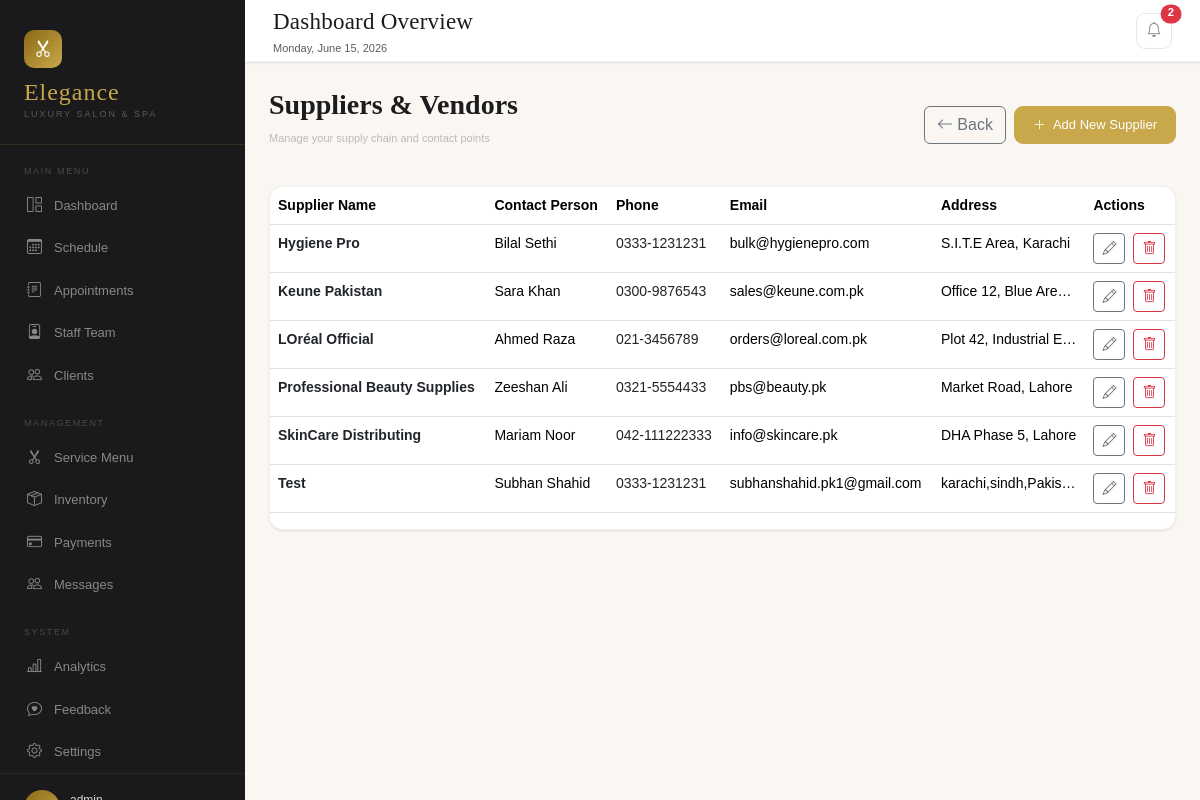
/dashboard/suppliers.php (signed in), run on the app's committed database.
### tables this page shows
CREATE TABLE `suppliers` (
  `id` int(11) NOT NULL,
  `supplier_name` varchar(255) NOT NULL,
  `contact_person` varchar(255) DEFAULT NULL,
  `email` varchar(255) DEFAULT NULL,
  `phone` varchar(20) DEFAULT NULL,
  `address` text DEFAULT NULL
);

### dashboard/suppliers.php (the view, shortened to what this page needs)
<?php
require_once '../includes/db.php';
$result = $conn->query("SELECT * FROM suppliers ORDER BY supplier_name ASC");
?>
<!DOCTYPE html>
<html lang="en">
<head>
    <link href="../assets/css/bootstrap.min.css" rel="stylesheet">
    <link href="https://cdn.jsdelivr.net/npm/bootstrap-icons@1.11.0/font/bootstrap-icons.css" rel="stylesheet">
    <link rel="stylesheet" href="../assets/css/dashboard.css">
</head>
<body>
    <?php include('../includes/sidebar.php'); ?>
    <div class="main-area">
        <?php include('../includes/topbar.php'); ?>
        <div class="content-area container-fluid px-3 px-md-4">
            <div class="row align-items-center mb-4">
                <div class="col-12 d-lg-flex justify-content-between align-items-center">
                    <div class="mb-3 mb-lg-0">
                        <h2 class="panel-title fs-3">Suppliers & Vendors</h2>
                        <p class="panel-subtitle">Manage your supply chain and contact points</p>
                    </div>
                    <div class="d-flex flex-wrap gap-2">
                        <a href="inventory.php" class="btn btn-outline-secondary flex-fill flex-md-grow-0">
                            <i class="bi bi-arrow-left"></i> Back
                        </a>
                        <button class="btn-gold flex-fill flex-md-grow-0" onclick="openModal('addSupplierModal')">
                            <i class="bi bi-plus-lg"></i> Add New Supplier
                        </button>
                    </div>
                </div>
            </div>
            <div class="panel">
                <div class="table-responsive">
                    <table class="table custom-table">
                        <thead>
                            <tr>
                                <th>Supplier Name</th>
                                <th class="d-none d-md-table-cell">Contact Person</th>
                                <th>Phone</th>
                                <th class="d-none d-lg-table-cell">Email</th>
                                <th class="d-none d-xl-table-cell">Address</th>
                                <th>Actions</th>
                            </tr>
                        </thead>
                        <tbody>
                            <?php while($row = $result->fetch_assoc()):
                                $supData = htmlspecialchars(json_encode($row), ENT_QUOTES, 'UTF-8');
                            ?>
                            <tr>
                                <td>
                                    <span class="fw-bold text-dark"><?php echo htmlspecialchars($row['supplier_name']); ?></span>
                                </td>
                                <td class="d-none d-md-table-cell"><?php echo htmlspecialchars($row['contact_person'] ?: 'N/A'); ?></td>
                                <td><a href="tel:<?php echo $row['phone']; ?>" class="text-decoration-none text-dark"><?php echo htmlspecialchars($row['phone'] ?: 'N/A'); ?></a></td>
                                <td class="d-none d-lg-table-cell"><?php echo htmlspecialchars($row['email'] ?: 'N/A'); ?></td>
                                <td class="d-none d-xl-table-cell address-col"><?php echo htmlspecialchars($row['address']); ?></td>
                                <td>
                                    <div class="d-flex gap-2">
                                        <button class="btn btn-sm btn-outline-secondary" onclick='fillEdit(<?php echo $supData; ?>)'>
                                            <i class="bi bi-pencil"></i>
                                        </button>
                                        <a href="supplier_proc.php?del_id=<?php echo $row['id']; ?>" class="btn btn-sm btn-outline-danger" onclick="return confirm('Delete supplier?')">
                                            <i class="bi bi-trash"></i>
                                        </a>
                                    </div>
                                </td>
                            </tr>
                            <?php endwhile; ?>
                        </tbody>
                    </table>
                </div>
            </div>
        </div>
    </div>
</body>
</html>

### assets/css/dashboard.css (style rules this page uses)
:root { --gold: #c9a84c; --gold-light: #e8d4a0; --gold-dark: #8b6914; --cream: #faf7f2; --blush: #f2e8e4; --rose: #c48b8b; --charcoal: #1c1c1e; --sidebar-bg: #1a1a1c; --sidebar-width: 245px; --font-display: "Cormorant Garamond", serif; --font-body: "DM Sans", sans-serif; --panel-radius: 14px; --shadow-sm: 0 1px 3px rgba(0, 0, 0, 0.06), 0 1px 2px rgba(0, 0, 0, 0.04); }
* { margin: 0; padding: 0; box-sizing: border-box; }
body { font-family: var(--font-body); background: var(--cream); color: var(--charcoal); display: flex; height: 100vh; overflow: hidden; font-size: 14px; line-height: 1.5; }
.panel { background: white; border-radius: var(--panel-radius); border: 1px solid rgba(0, 0, 0, 0.055); overflow: hidden; box-shadow: var(--shadow-sm); }
.panel-title { font-family: var(--font-display); font-size: 18px; color: var(--charcoal); font-weight: 600; }
.panel-subtitle { font-size: 11px; color: #bbb; margin-top: 1px; }
.btn-gold { background: var(--gold); border: 1px solid var(--gold); color: white; border-radius: 9px; padding: 8px 18px; font-size: 13px; font-weight: 500; cursor: pointer; display: flex; align-items: center; gap: 7px; font-family: var(--font-body); transition: all 0.15s; white-space: nowrap; }
.main-area { flex: 1; display: flex; flex-direction: column; overflow: hidden; min-width: 0; }
.content-area { flex: 1; overflow-y: auto; padding: 26px 28px 40px; }

### dashboard/suppliers.php (style rules this page uses)
.table-responsive { border-radius: 8px; overflow-x: auto; -webkit-overflow-scrolling: touch; }
.address-col { max-width: 150px; white-space: nowrap; overflow: hidden; text-overflow: ellipsis; }

### data on the page
suppliers: supplier_name "Hygiene Pro", contact_person "Bilal Sethi", phone "0333-1231231", email "bulk@hygienepro.com", address "S.I.T.E Area, Karachi"
suppliers: supplier_name "Keune Pakistan", contact_person "Sara Khan", phone "0300-9876543", email "sales@keune.com.pk", address "Office 12, Blue Are…"
suppliers: supplier_name "LOréal Official", contact_person "Ahmed Raza", phone "021-3456789", email "orders@loreal.com.pk", address "Plot 42, Industrial E…"
suppliers: supplier_name "Professional Beauty Supplies", contact_person "Zeeshan Ali", phone "0321-5554433", email "pbs@beauty.pk", address "Market Road, Lahore"
suppliers: supplier_name "SkinCare Distributing", contact_person "Mariam Noor", phone "042-111222333", email "info@skincare.pk", address "DHA Phase 5, Lahore"
suppliers: supplier_name "Test", contact_person "Subhan Shahid", phone "0333-1231231", email "subhanshahid.pk1@gmail.com", address "karachi,sindh,Pakis…"

### other printed values
$notif_count "2"
